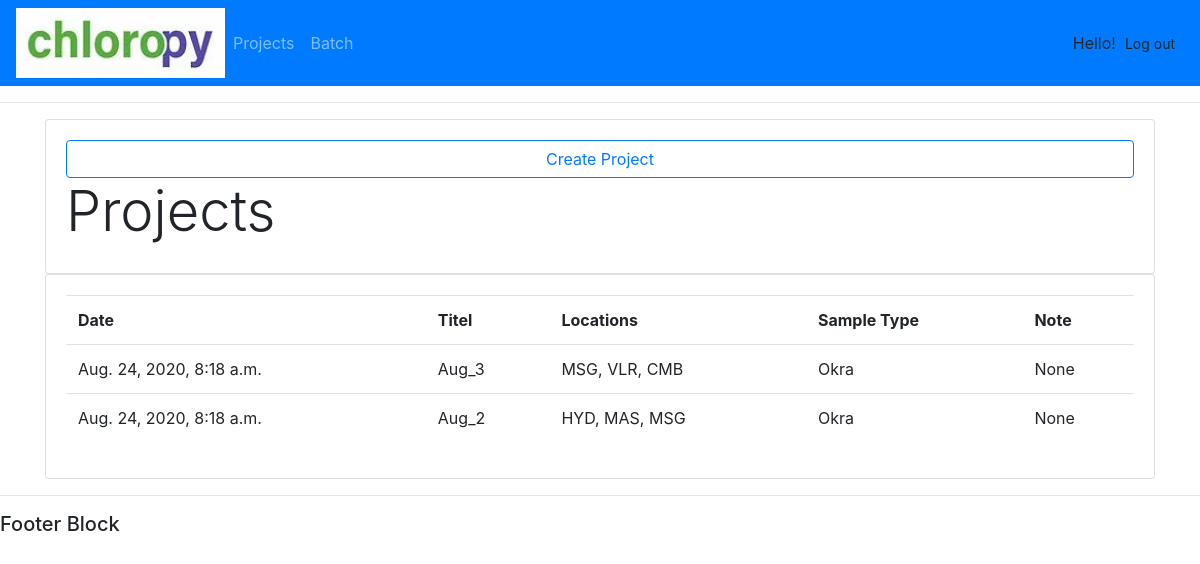
Screenshot of /project/ (signed in) with the database file from the repository.
### batch/models.py (models this page shows, shortened)
class Project(models.Model):
    name = models.CharField(max_length=255, unique=True)
    locations = models.TextField(default='')
    sample_type = models.CharField(max_length=255)
    short_description = models.CharField(max_length=255, blank=True, null=True)
    description = models.TextField(default='', blank=True, null=True)
    pcreated_by = models.ForeignKey(User, on_delete=models.CASCADE)
    created_at = models.DateTimeField(default=timezone.now)

### batch/views.py (the view)
# urls.py: path('project/', views.pjtView, name='project'),
@login_required(login_url='index')
def pjtView(request):
    projects = Project.objects.filter(pcreated_by=request.user).order_by('-created_at')
    return render(request, 'batch/project.html', {'projects': projects})

### batch/templates/batch/project.html
{% extends 'batch/def_temp.html' %}
{% block content %}
<div class="row justify-content-center">
			<div class="col-md-12">
				<div class="card card-body">
                    <a href="{% url 'cproject' %}" class="float-right btn btn-outline-primary">Create Project</a>
					<h5 class="display-4">Projects</h5>
				</div>
				<div class="card card-body">
					<table class="table">
						<tr>
							<th>Date</th>
							<th>Titel</th>
							<th>Locations</th>
							<th>Sample Type</th>
							<th>Note</th>
						</tr>
						{% for pjt in projects %}
							<tr>
								<td>{{pjt.created_at}}</td>
								<td>{{pjt.name}}</td>
								<td>{{pjt.locations}}</td>
								<td>{{pjt.sample_type}}</td>
								<td>{{pjt.short_description}}</td>
							</tr>
						{% endfor %}
					</table>
				</div>
			</div>
		</div>
{% endblock %}

### rows the page displays
Project: created_at "Aug. 24, 2020, 8:18 a.m.", name "Aug_3", locations "MSG, VLR, CMB", sample_type "Okra", short_description "None"
Project: created_at "Aug. 24, 2020, 8:18 a.m.", name "Aug_2", locations "HYD, MAS, MSG", sample_type "Okra", short_description "None"
